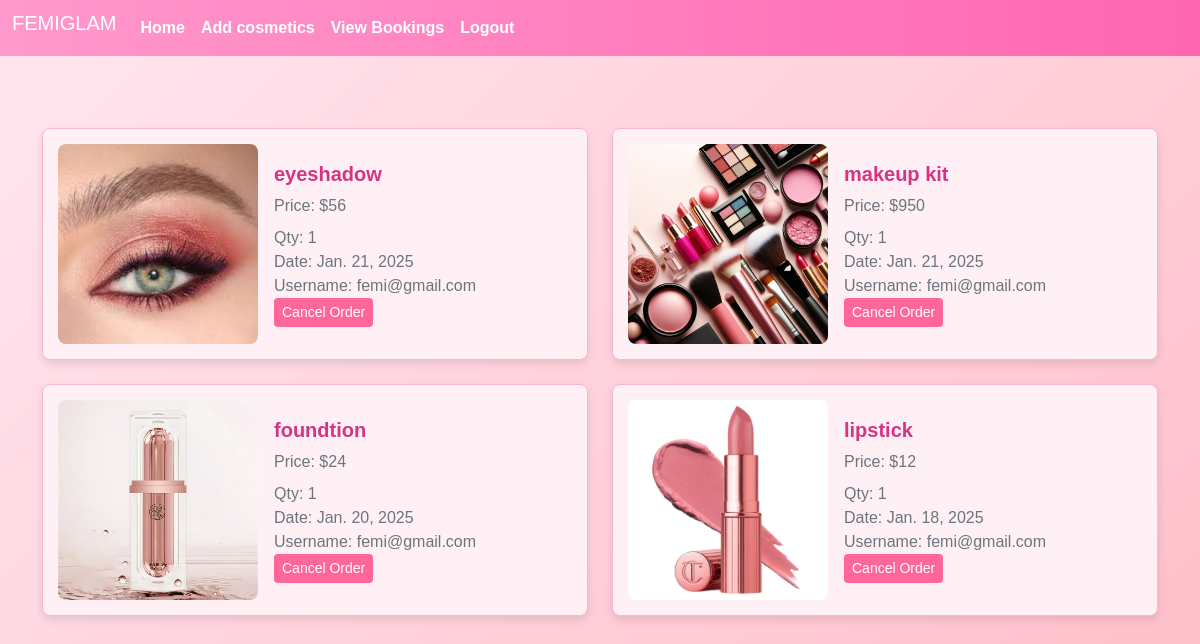
Screenshot of /view_booking with the database file from the repository.
### app/models.py (models this page shows)
class Buy(models.Model):
    product=models.ForeignKey(Product,on_delete=models.CASCADE)
    user=models.ForeignKey(User,on_delete=models.CASCADE)
    qty=models.IntegerField()
    price=models.IntegerField()
    date=models.DateField(auto_now_add=True)

class Product(models.Model):
    pid=models.TextField()
    name=models.TextField()
    descriptions=models.TextField()
    price=models.IntegerField()
    offer_price=models.IntegerField()
    brand=models.TextField()
    ingredients=models.TextField()
    expiry=models.TextField()
    stock=models.IntegerField()
    created_at=models.DateTimeField(auto_now_add=True)
    updated_at=models.DateTimeField(auto_now=True)
    img=models.FileField()

### app/views.py (the view)
# urls.py: path('view_booking',views.view_bookings),
def view_bookings(req):
    buy = Buy.objects.all()[::-1]
    return render(req, 'shop/view_bookings.html', {'buy': buy})

### templates/shop/view_bookings.html (shortened to what this page needs)
<!DOCTYPE html>
<html lang="en">
<head>
    {% load static %}
    <link href="https://cdn.jsdelivr.net/npm/bootstrap@5.3.3/dist/css/bootstrap.min.css" rel="stylesheet">
</head>
<body>
    <nav class="navbar navbar-expand-sm navbar-dark fixed-top">
        <div class="container-fluid">
            <div class="collapse navbar-collapse" id="collapsibleNavbar">
                <ul class="navbar-nav">
                    <li class="nav-item">
                        <a class="navbar-brand" href="">
                           FEMIGLAM
                        </a>
                    </li>
                    <li class="nav-item">
                        <a class="nav-link" href="shop">Home</a>
                    </li>
                    <li class="nav-item">
                        <a class="nav-link" href="add_pro">Add cosmetics</a>
                    </li>
                    <li class="nav-item">
                        <a class="nav-link" href="view_booking">View Bookings</a>
                    </li>
                    <li class="nav-item">
                        <a class="nav-link" href="logout">Logout</a>
                    </li>
                </ul>
            </div>
        </div>
    </nav>
    <div class="container py-5" style="margin-top: 80px;">
        <div class="row g-4 align-items-center">
            {% for i in buy %}
            <div class="col-lg-6 col-md-12">
                <div class="cart-item d-flex align-items-center">
                    <div class="cart-item-image">
                        <img src="{{ i.product.img.url }}" alt="{{ i.product.name }}" class="img-fluid" style="max-height: 200px; object-fit: cover;">
                    </div>
                    <div class="cart-item-details ms-3">
                        <h4 class="product-name">{{ i.product.name }}</h4>
                        <p class="product-price">Price: ${{ i.product.offer_price }}</p>
                        <div class="quantity-controls d-flex align-items-center">
                            <span class="qty">Qty: {{ i.qty }}</span>
                        </div>
                        <div class="quantity-controls d-flex align-items-center">
                            <span class="qty">Date: {{ i.date }}</span>
                        </div>
                        <div class="quantity-controls d-flex align-items-center">
                            <span class="qty">Username: {{ i.user }}</span>
                        </div>
                        <a href="../cancel_order/{{i.id}}" class="btn btn-sm btn-danger">Cancel Order</a>
                    </div>
                </div>
            </div>
            {% endfor %}
        </div>
    </div>
</body>
</html>

### templates/shop/view_bookings.html (style rules this page uses)
a { text-decoration: none; }
body { background: linear-gradient(135deg, #ffe6f0, #ffc0cb); font-family: Arial, sans-serif; }
nav { background: linear-gradient(90deg, #ff99cc, #ff66b2); }
.nav-link { color: white !important; font-weight: bold; }
.cart-item { border: 1px solid #f8b6d6; padding: 15px; border-radius: 8px; background-color: #fff0f5; box-shadow: 0 4px 8px rgba(0, 0, 0, 0.1); transition: transform 0.3s ease, box-shadow 0.3s ease; }
.cart-item-image img { width: 100%; border-radius: 8px; max-width: 200px; object-fit: cover; }
.cart-item-details { flex-grow: 1; }
.product-name { font-size: 1.25rem; font-weight: bold; color: #d63384; margin-bottom: 0.5rem; }
.product-price { font-size: 1rem; color: #6c757d; margin-bottom: 0.5rem; }
.quantity-controls { color: #6c757d; }
.btn-danger { background-color: #ff6699; border: none; }

### rows the page displays
Buy: product.img (picture), product.name "eyeshadow", product.offer_price "56", qty "1", date "Jan. 21, 2025", user "femi@gmail.com"
Buy: product.img (picture), product.name "makeup kit", product.offer_price "950", qty "1", date "Jan. 21, 2025", user "femi@gmail.com"
Buy: product.img (picture), product.name "foundtion", product.offer_price "24", qty "1", date "Jan. 20, 2025", user "femi@gmail.com"
Buy: product.img (picture), product.name "lipstick", product.offer_price "12", qty "1", date "Jan. 18, 2025", user "femi@gmail.com"
